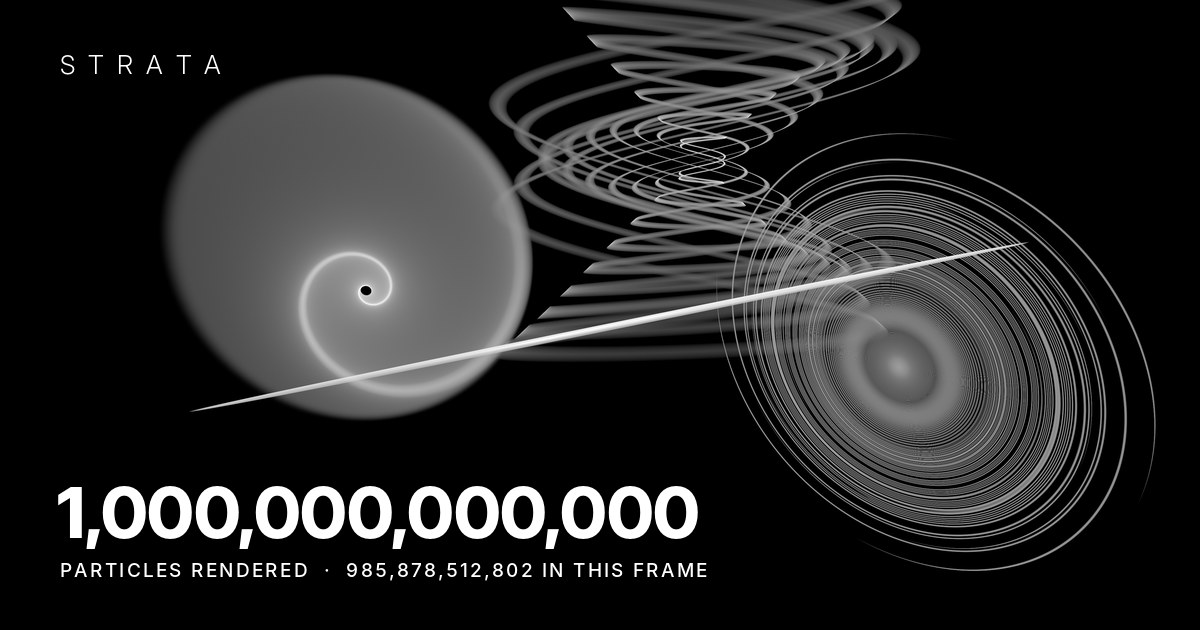
#> input picture src/site/share/strata-1t.jpg, 1200 x 630 px
$ python image-stats.py ../../../src/site/share/strata-1t.jpg
#> lines starting #> are read from the running program, lines starting #| are printed output that depends on the picture; after the words box and inside, x2 and y2 are one past the last pixel; in counts of white or black regions, pixels touching at a corner belong together
import sys
import numpy as np
from PIL import Image

def stats(path):
#> called with path = '../../../src/site/share/strata-1t.jpg'
    im = Image.open(path).convert("RGB")
#> im is the input picture: PIL image 1200x630 RGB; min 0, max 255, mean 39
    a = np.asarray(im).astype(np.float32)
    lum = a.mean(axis=2)
    h, w = lum.shape
#> h = 630; w = 1200
    chroma = np.abs(a[..., 0] - a[..., 1]).max() + np.abs(a[..., 1] - a[..., 2]).max()
#> chroma = 0
    lit = lum > 8
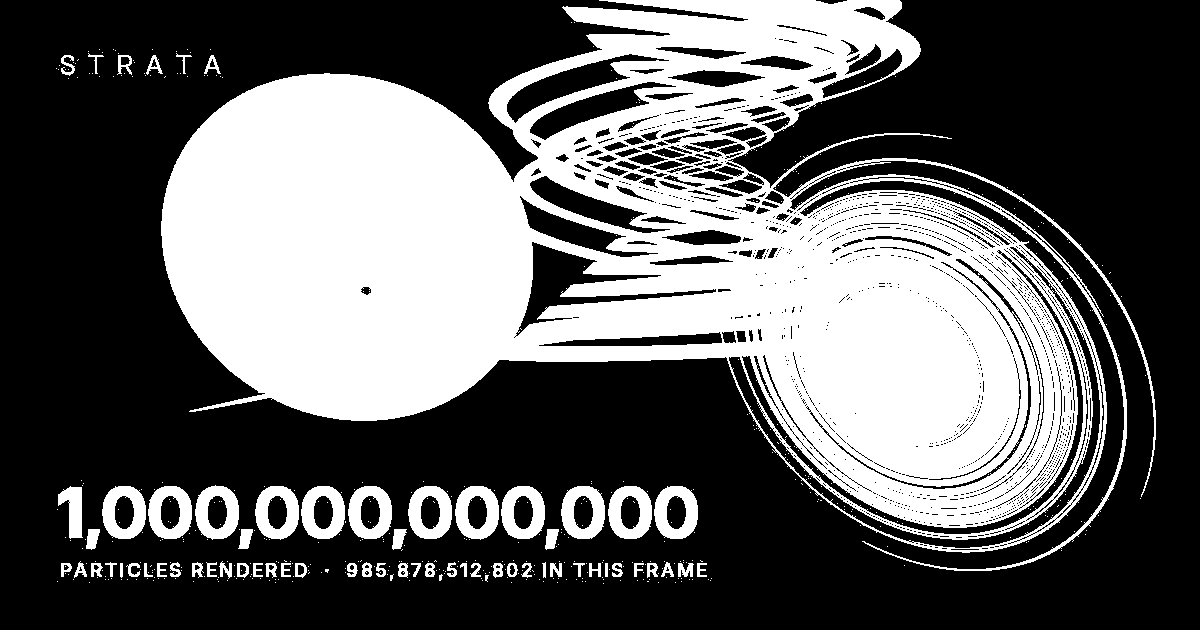
#> lit: shape (630, 1200) bool; 37.6% white; 546 white regions (482 under 20 px), largest, box (x1, y1, x2, y2) and area: (161, 0, 1156, 571) 260837, (561, 486, 605, 539) 1427, (255, 486, 299, 540) 1424
    out = {
        "size": f"{w}x{h}",
        "mean": round(float(lum.mean()), 1),
        "p50_lit": round(float(np.percentile(lum[lit], 50)), 1) if lit.any() else 0,
        "p95_lit": round(float(np.percentile(lum[lit], 95)), 1) if lit.any() else 0,
        "black<8": f"{(lum < 8).mean() * 100:.1f}%",
        "sat>=250": f"{(lum >= 250).mean() * 100:.2f}%",
        "sat_of_lit": f"{((lum >= 250) & lit).sum() / max(1, lit.sum()) * 100:.2f}%",
        "maxchroma": float(chroma),
        "distinct_levels": int(len(np.unique(lum.astype(np.uint8)))),
    }
    return out

for p in sys.argv[1:]:
    print(p.split("/")[-1], stats(p))
